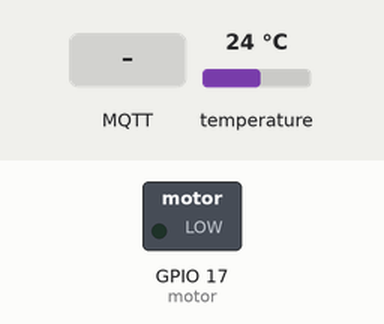
Bench run of a sketch on a simulated ESP32. Shown: switched loads named in the sketch (green lamp = pin HIGH). The inputs (shaded band) are chosen by the test bench; at power-on: temperature 24 °C. WiFi joins after 1.5 s; servers stay silent unless stated; random numbers use the default seed unless the sketch sets one; no MQTT or app messages arrive unless stated; what the sketch prints to the serial monitor is not drawn.

Above: at 2.7 s.
2.8 s: MQTT message "ON" arrives on the first subscribed topic
At 3.8 s:
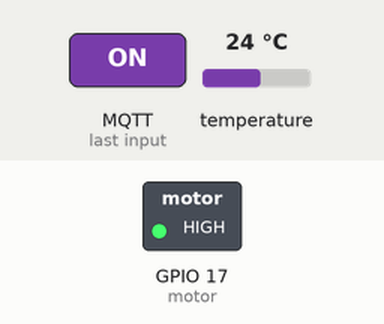
4.3 s: MQTT message "Fan" arrives on the first subscribed topic
At 6.8 s:
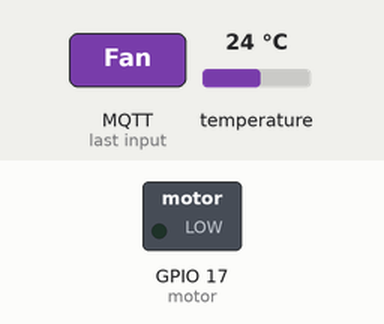
Timing chart, 0 to 8.3 s (numbered marks = the images above; inputs shaded):
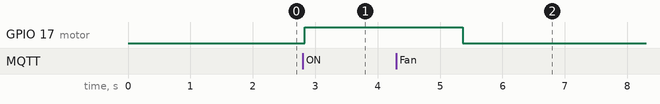

The sketch:

Hardware_End_ESP32.ino
```cpp
#include <WiFi.h>
#include <PubSubClient.h>
#include <WiFiClientSecure.h>
#include <OneWire.h>
#include <DallasTemperature.h>
#include "CA.h"

//---- WiFi settings
const char* ssid = "SSID";
const char* password = "Wifi pass";
//---- MQTT Broker settings
const char* mqtt_server = "xxxxxxxx.xxxx.xx.hivemq.cloud"; // replace with your broker url
const char* mqtt_username = "usr_nam";
const char* mqtt_password = "usr_pass";
const int mqtt_port = 8883;

WiFiClientSecure espClient;
PubSubClient client(espClient);
unsigned long lastMsg = 0;

#define MSG_BUFFER_SIZE (50)
char msg[MSG_BUFFER_SIZE];

const char* sensor1_topic = "temp";

#define motor 17
#define ONE_WIRE_BUS 32
OneWire oneWire(ONE_WIRE_BUS);
DallasTemperature sensors(&oneWire);

void setup() {
  sensors.begin();
  Serial.begin(115200);
  Serial.print("\nConnecting to ");
  Serial.println(ssid);
  pinMode(motor, OUTPUT);
  WiFi.mode(WIFI_STA);
  WiFi.begin(ssid, password);

  while (WiFi.status() != WL_CONNECTED) {
    delay(500);
    Serial.print(".");
  }
  randomSeed(micros());
  Serial.println("\nWiFi connected\nIP address: ");
  Serial.println(WiFi.localIP());

  while (!Serial) delay(1);

  espClient.setCACert(root_ca);
  client.setServer(mqtt_server, mqtt_port);
  client.setCallback(callback);


}

void loop() {

  if (!client.connected()) reconnect();
  client.loop();
  sensors.requestTemperatures();
  publishMessage(sensor1_topic, String(sensors.getTempCByIndex(0)), true);
  delay(500);
}

//=======================================================================Function=================================================================================

void reconnect() {
  // Loop until we’re reconnected
  while (!client.connected()) {
    Serial.print("Attempting MQTT connection…");
    String clientId = "ESP8266Client-"; // Create a random client ID
    clientId += String(random(0xffff), HEX);
    // Attempt to connect
    if (client.connect(clientId.c_str(), mqtt_username, mqtt_password)) {
      Serial.println("connected");
      client.subscribe("Fan");   // subscribe the topics here
    } else {
      Serial.print("failed, rc=");
      Serial.print(client.state());
      Serial.println(" try again in 5 seconds");   // Wait 5 seconds before retrying
      delay(5000);
    }
  }
}

//=======================================
// This void is called every time we have a message from the broker

void callback(char* topic, byte* payload, unsigned int length) {
  String incommingMessage = "";
  for (int i = 0; i < length; i++) incommingMessage += (char)payload[i];
  Serial.println("Message arrived [" + String(topic) + "]" + incommingMessage);
  if (String(topic)=="Fan"){
    if (String(incommingMessage)=="ON"){
      digitalWrite(motor,1);
    }else{
      digitalWrite(motor,0);
    }
  }

}

//======================================= publising as string
void publishMessage(const char* topic, String payload , boolean retained) {
  if (client.publish(topic, payload.c_str(), true))
    Serial.println("Message publised [" + String(topic) + "]: " + payload);
}
```

CA.h
```cpp
static const char *root_ca PROGMEM = R"EOF(
-----BEGIN CERTIFICATE-----
MIIFazCCA1OgAwIBAgIRAIIQz7DSQONZRGPgu2OCiwAwDQYJKoZIhvcNAQELBQAw
TzELMAkGA1UEBhMCVVMxKTAnBgNVBAoTIEludGVybmV0IFNlY3VyaXR5IFJlc2Vh
cmNoIEdyb3VwMRUwEwYDVQQDEwxJU1JHIFJvb3QgWDEwHhcNMTUwNjA0MTEwNDM4
WhcNMzUwNjA0MTEwNDM4WjBPMQswCQYDVQQGEwJVUzEpMCcGA1UEChMgSW50ZXJu
ZXQgU2VjdXJpdHkgUmVzZWFyY2ggR3JvdXAxFTATBgNVBAMTDElTUkcgUm9vdCBY
MTCCAiIwDQYJKoZIhvcNAQEBBQADggIPADCCAgoCggIBAK3oJHP0FDfzm54rVygc
h77ct984kIxuPOZXoHj3dcKi/vVqbvYATyjb3miGbESTtrFj/RQSa78f0uoxmyF+
0TM8ukj13Xnfs7j/EvEhmkvBioZxaUpmZmyPfjxwv60pIgbz5MDmgK7iS4+3mX6U
A5/TR5d8mUgjU+g4rk8Kb4Mu0UlXjIB0ttov0DiNewNwIRt18jA8+o+u3dpjq+sW
T8KOEUt+zwvo/7V3LvSye0rgTBIlDHCNAymg4VMk7BPZ7hm/ELNKjD+Jo2FR3qyH
B5T0Y3HsLuJvW5iB4YlcNHlsdu87kGJ55tukmi8mxdAQ4Q7e2RCOFvu396j3x+UC
B5iPNgiV5+I3lg02dZ77DnKxHZu8A/lJBdiB3QW0KtZB6awBdpUKD9jf1b0SHzUv
KBds0pjBqAlkd25HN7rOrFleaJ1/ctaJxQZBKT5ZPt0m9STJEadao0xAH0ahmbWn
OlFuhjuefXKnEgV4We0+UXgVCwOPjdAvBbI+e0ocS3MFEvzG6uBQE3xDk3SzynTn
jh8BCNAw1FtxNrQHusEwMFxIt4I7mKZ9YIqioymCzLq9gwQbooMDQaHWBfEbwrbw
qHyGO0aoSCqI3Haadr8faqU9GY/rOPNk3sgrDQoo//fb4hVC1CLQJ13hef4Y53CI
rU7m2Ys6xt0nUW7/vGT1M0NPAgMBAAGjQjBAMA4GA1UdDwEB/wQEAwIBBjAPBgNV
HRMBAf8EBTADAQH/MB0GA1UdDgQWBBR5tFnme7bl5AFzgAiIyBpY9umbbjANBgkq
hkiG9w0BAQsFAAOCAgEAVR9YqbyyqFDQDLHYGmkgJykIrGF1XIpu+ILlaS/V9lZL
ubhzEFnTIZd+50xx+7LSYK05qAvqFyFWhfFQDlnrzuBZ6brJFe+GnY+EgPbk6ZGQ
3BebYhtF8GaV0nxvwuo77x/Py9auJ/GpsMiu/X1+mvoiBOv/2X/qkSsisRcOj/KK
NFtY2PwByVS5uCbMiogziUwthDyC3+6WVwW6LLv3xLfHTjuCvjHIInNzktHCgKQ5
ORAzI4JMPJ+GslWYHb4phowim57iaztXOoJwTdwJx4nLCgdNbOhdjsnvzqvHu7Ur
TkXWStAmzOVyyghqpZXjFaH3pO3JLF+l+/+sKAIuvtd7u+Nxe5AW0wdeRlN8NwdC
jNPElpzVmbUq4JUagEiuTDkHzsxHpFKVK7q4+63SM1N95R1NbdWhscdCb+ZAJzVc
oyi3B43njTOQ5yOf+1CceWxG1bQVs5ZufpsMljq4Ui0/1lvh+wjChP4kqKOJ2qxq
4RgqsahDYVvTH9w7jXbyLeiNdd8XM2w9U/t7y0Ff/9yi0GE44Za4rF2LN9d11TPA
mRGunUHBcnWEvgJBQl9nJEiU0Zsnvgc/ubhPgXRR4Xq37Z0j4r7g1SgEEzwxA57d
emyPxgcYxn/eR44/KJ4EBs+lVDR3veyJm+kXQ99b21/+jh5Xos1AnX5iItreGCc=
-----END CERTIFICATE-----
)EOF";
```

Measured:
- after the input at 2.8 s, GPIO 17 (motor): LOW → HIGH at once
- after the input at 4.3 s, GPIO 17 (motor): HIGH → LOW after 1.1 s
